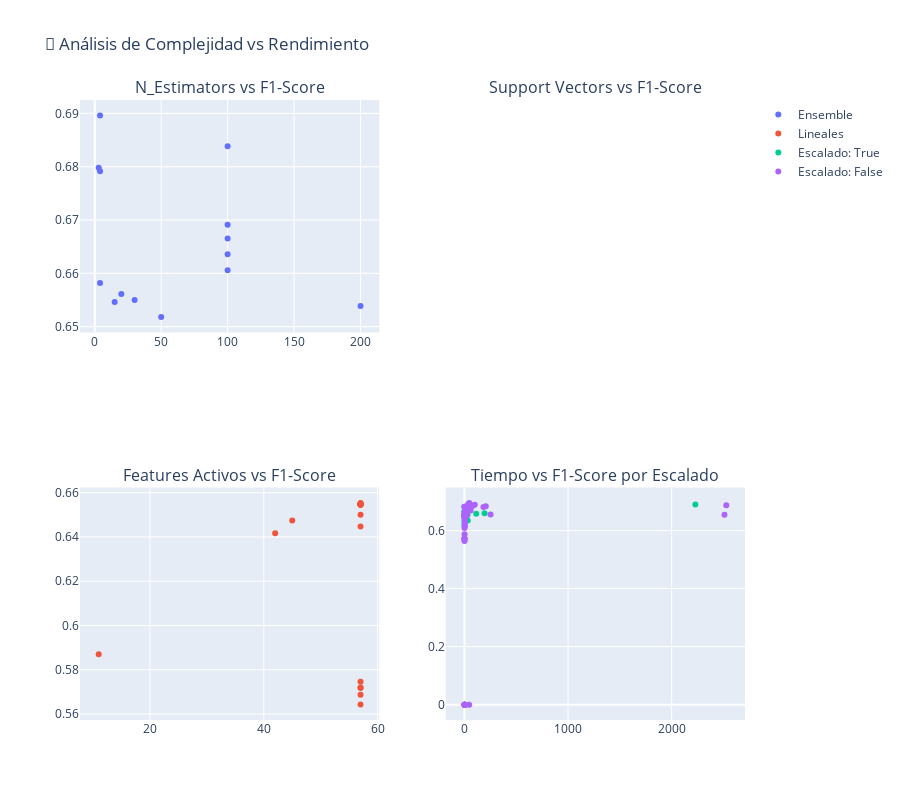

Notebook code for this chart:
### Markdown cell above
## Análisis de Características de Modelos

Analizo qué características técnicas influyen en el rendimiento.

### Code cell
# Análisis de escalado
print("\nANÁLISIS DE CARACTERÍSTICAS TÉCNICAS")
print("="*60)

# Impacto del escalado
escalado_stats = df_completo.groupby('Usar_Escalado')['F1_Score'].agg(['count', 'mean', 'std']).round(4)
print("\n- Impacto del Escalado de Datos:")
print(escalado_stats)

# Modelos con diferentes números de estimators
modelos_ensemble = df_completo[df_completo['N_Estimators'] > 0]
if len(modelos_ensemble) > 0:
    print(f"\n- Modelos Ensemble (con estimators): {len(modelos_ensemble)}")
    print(f"   Estimators promedio: {modelos_ensemble['N_Estimators'].mean():.1f}")
    print(f"   F1 promedio: {modelos_ensemble['F1_Score'].mean():.4f}")
    
    # Correlación entre n_estimators y rendimiento
    corr_estimators = modelos_ensemble['N_Estimators'].corr(modelos_ensemble['F1_Score'])
    print(f"   Correlación estimators-F1: {corr_estimators:.3f}")

# Análisis de complejidad vs rendimiento
fig_complexity = make_subplots(
    rows=2, cols=2,
    subplot_titles=[
        'N_Estimators vs F1-Score',
        'Support Vectors vs F1-Score', 
        'Features Activos vs F1-Score',
        'Tiempo vs F1-Score por Escalado'
    ]
)

# N_Estimators vs F1
ensemble_data = df_completo[df_completo['N_Estimators'] > 0]
if len(ensemble_data) > 0:
    fig_complexity.add_trace(
        go.Scatter(
            x=ensemble_data['N_Estimators'],
            y=ensemble_data['F1_Score'],
            mode='markers',
            text=ensemble_data['Nombre'],
            name='Ensemble'
        ),
        row=1, col=1
    )

# Support Vectors vs F1
svm_data = df_completo[df_completo['Support_Vectors'] > 0]
if len(svm_data) > 0:
    fig_complexity.add_trace(
        go.Scatter(
            x=svm_data['Support_Vectors'],
            y=svm_data['F1_Score'],
            mode='markers',
            text=svm_data['Nombre'],
            name='SVM'
        ),
        row=1, col=2
    )

# Features Activos vs F1
linear_data = df_completo[df_completo['Features_Activos'] > 0]
if len(linear_data) > 0:
    fig_complexity.add_trace(
        go.Scatter(
            x=linear_data['Features_Activos'],
            y=linear_data['F1_Score'],
            mode='markers',
            text=linear_data['Nombre'],
            name='Lineales'
        ),
        row=2, col=1
    )

# Tiempo por escalado
for escalado in [True, False]:
    subset = df_completo[df_completo['Usar_Escalado'] == escalado]
    fig_complexity.add_trace(
        go.Scatter(
            x=subset['Tiempo_Entrenamiento'],
            y=subset['F1_Score'],
            mode='markers',
            name=f'Escalado: {escalado}',
            text=subset['Nombre']
        ),
        row=2, col=2
    )

fig_complexity.update_layout(
    height=800,
    title_text='🔬 Análisis de Complejidad vs Rendimiento',
    showlegend=True
)

fig_complexity.show()

### Figure 1 — Plotly figure (JSON) as saved in the notebook; plotly's stock layout.template omitted (floating-point values rounded to 4 significant figures)
{"data": [{"mode": "markers", "name": "Ensemble", "text": ["Voting Hard (RF+DT+LR+NB)", "Voting Soft (RF+DT+LR+NB)", "Voting Trees (RF+XGB+LGB+ET)", "Voting Linear (LR+SGD+NB)", "Bagging Decision Trees (50)", "Bagging Logistic Regression (30)", "Bagging KNN (20)", "Bagging LinearSVM (15)", "ExtraTrees Basic (100, depth=10)", "ExtraTrees More (200, depth=8)", "ExtraTrees Bootstrap (100, OOB)", "AdaBoost (100, depth=3)", "Gradient Boosting (100, depth=4)", "Random Forest (100, depth=10)"], "type": "scatter", "x": [4, 4, 4, 3, 50, 30, 20, 15, 100, 200, 100, 100, 100, 100], "xaxis": "x", "y": [0.6582, 0.6896, 0.6791, 0.6798, 0.6518, 0.655, 0.6561, 0.6546, 0.6606, 0.6539, 0.6636, 0.6691, 0.6838, 0.6665], "yaxis": "y"}, {"mode": "markers", "name": "Lineales", "text": ["Logistic Regression Basic (C=1.0)", "Logistic Regression Low Reg (C=10.0)", "Logistic Regression High Reg (C=0.1)", "Logistic Regression L1 (C=1.0)", "Logistic Regression ElasticNet (l1_ratio=0.5)", "Logistic Regression LBFGS", "Ridge Classifier Basic (alpha=1.0)", "Ridge Classifier Low Reg (alpha=0.1)", "Ridge Classifier High Reg (alpha=10.0)", "Ridge Classifier CV (mejor alpha)", "SGD Classifier Log Loss", "SGD Classifier Hinge Loss", "SGD Classifier L1 Penalty", "SGD Classifier ElasticNet", "SGD Classifier Adaptive LR", "Passive Aggressive Basic (C=1.0)", "Passive Aggressive High Reg (C=0.1)", "Passive Aggressive Squared Hinge", "Perceptron Basic", "Perceptron L2 Penalty", "Perceptron L1 Penalty"], "type": "scatter", "x": [57, 57, 57, 57, 57, 57, 57, 57, 57, 57, 57, 57, 42, 45, 57, 57, 57, 57, 57, 57, 11], "xaxis": "x3", "y": [0.6548, 0.6548, 0.655, 0.6546, 0.6552, 0.6548, 0.6547, 0.6547, 0.6545, 0.6554, 0.65, 0.6447, 0.6416, 0.6475, 0.6549, 0.5717, 0.5745, 0.572, 0.5642, 0.5686, 0.587], "yaxis": "y3"}, {"mode": "markers", "name": "Escalado: True", "text": ["Voting Hard (RF+DT+LR+NB)", "Voting Soft (RF+DT+LR+NB)", "Voting Linear (LR+SGD+NB)", "Bagging Logistic Regression (30)", "Bagging KNN (20)", "Bagging LinearSVM (15)", "KNN k=5 Uniform", "KNN k=3 Distance Weight", "KNN k=10 Uniform", "KNN k=5 Manhattan Distance", "KNN k=7 Distance KDTree", "KNN k=15 Distance", "Naive Bayes Multinomial", "Naive Bayes Complement", "Linear Discriminant Analysis", "LDA with Shrinkage", "Quadratic Discriminant Analysis", "Gaussian Process RBF"], "type": "scatter", "x": [113.4, 2229.0, 3.089, 22.54, 4.841, 29.97, 0.08581, 0.09218, 0.1678, 0.1045, 194.0, 0.06415, 0.0287, 0.02093, 0.8807, 0.4254, 1.073, 31.84], "xaxis": "x4", "y": [0.6582, 0.6896, 0.6798, 0.655, 0.6561, 0.6546, 0.6537, 0.6481, 0.634, 0.6661, 0.6595, 0.6665, 0.6494, 0.624, 0.6547, 0.6536, 0.6822, 0.6346], "yaxis": "y4"}, {"mode": "markers", "name": "Escalado: False", "text": ["XGBoost Conservative", "XGBoost Aggressive", "XGBoost Regularized", "LightGBM Fast", "LightGBM Balanced", "CatBoost Simple", "CatBoost Optimized", "AdaBoost Classic", "AdaBoost Conservative", "Gradient Boosting Classic", "Hist Gradient Boosting", "NN Tiny (50)", "NN Small (100)", "NN Small Tanh (100)", "NN Two Classic (100,50)", "NN Two Symmetric (80,80)", "NN Bottleneck (120,30)", "NN Deep Decreasing (150,100,50)", "NN Deep Uniform (100,100,100)", "NN Diamond (80,120,80)", "NN SGD Momentum (100,50)", "NN High Regularization (100,50)", "NN Low Regularization (100,50)", "Logistic Regression Basic (C=1.0)", "Logistic Regression Low Reg (C=10.0)", "Logistic Regression High Reg (C=0.1)", "Logistic Regression L1 (C=1.0)", "Logistic Regression ElasticNet (l1_ratio=0.5)", "Logistic Regression LBFGS", "Ridge Classifier Basic (alpha=1.0)", "Ridge Classifier Low Reg (alpha=0.1)", "Ridge Classifier High Reg (alpha=10.0)", "Ridge Classifier CV (mejor alpha)", "SGD Classifier Log Loss", "SGD Classifier Hinge Loss", "SGD Classifier L1 Penalty", "SGD Classifier ElasticNet", "SGD Classifier Adaptive LR", "Passive Aggressive Basic (C=1.0)", "Passive Aggressive High Reg (C=0.1)", "Passive Aggressive Squared Hinge", "Perceptron Basic", "Perceptron L2 Penalty", "Perceptron L1 Penalty", "Voting Trees (RF+XGB+LGB+ET)", "Bagging Decision Trees (50)", "ExtraTrees Basic (100, depth=10)", "ExtraTrees More (200, depth=8)", "ExtraTrees Bootstrap (100, OOB)", "AdaBoost (100, depth=3)", "Gradient Boosting (100, depth=4)", "Random Forest (100, depth=10)", "Naive Bayes Gaussian", "Naive Bayes Gaussian Low Smooth", "Naive Bayes Bernoulli", "Decision Tree Basic (depth=10)", "Decision Tree Deep (depth=20)", "Decision Tree Entropy (depth=12)", "Decision Tree Balanced (depth=15)", "Extra Tree Single (depth=12)"], "type": "scatter", "x": [0.9268, 1.584, 1.807, 0.9543, 1.391, 2.926, 4.372, 0.0, 0.0, 45.32, 6.286, 99.54, 2528.0, 58.32, 46.93, 45.57, 205.8, 79.41, 64.49, 77.37, 182.9, 36.8, 37.78, 17.17, 19.13, 13.17, 2510.0, 251.9, 2.041, 0.1014, 0.1475, 0.2146, 1.966, 1.571, 1.65, 1.447, 1.933, 1.585, 0.4257, 0.4353, 0.5041, 0.2759, 0.3174, 0.9163, 19.94, 22.47, 2.188, 3.126, 3.584, 59.81, 61.85, 5.257, 0.1635, 0.1665, 0.1294, 2.757, 4.724, 3.812, 4.145, 0.1675], "xaxis": "x4", "y": [0.0, 0.0, 0.0, 0.0, 0.0, 0.0, 0.0, 0.0, 0.0, 0.0, 0.0, 0.6894, 0.6873, 0.6813, 0.6956, 0.6902, 0.6839, 0.6858, 0.6849, 0.6869, 0.6816, 0.6918, 0.6807, 0.6548, 0.6548, 0.655, 0.6546, 0.6552, 0.6548, 0.6547, 0.6547, 0.6545, 0.6554, 0.65, 0.6447, 0.6416, 0.6475, 0.6549, 0.5717, 0.5745, 0.572, 0.5642, 0.5686, 0.587, 0.6791, 0.6518, 0.6606, 0.6539, 0.6636, 0.6691, 0.6838, 0.6665, 0.6821, 0.6823, 0.6167, 0.637, 0.6162, 0.6309, 0.629, 0.6093], "yaxis": "y4"}], "layout": {"annotations": [{"font": {"size": 16}, "showarrow": false, "text": "N_Estimators vs F1-Score", "x": 0.225, "xanchor": "center", "xref": "paper", "y": 1, "yanchor": "bottom", "yref": "paper"}, {"font": {"size": 16}, "showarrow": false, "text": "Support Vectors vs F1-Score", "x": 0.775, "xanchor": "center", "xref": "paper", "y": 1, "yanchor": "bottom", "yref": "paper"}, {"font": {"size": 16}, "showarrow": false, "text": "Features Activos vs F1-Score", "x": 0.225, "xanchor": "center", "xref": "paper", "y": 0.375, "yanchor": "bottom", "yref": "paper"}, {"font": {"size": 16}, "showarrow": false, "text": "Tiempo vs F1-Score por Escalado", "x": 0.775, "xanchor": "center", "xref": "paper", "y": 0.375, "yanchor": "bottom", "yref": "paper"}], "height": 800, "showlegend": true, "title": {"text": "🔬 Análisis de Complejidad vs Rendimiento"}, "xaxis": {"anchor": "y", "domain": [0, 0.45]}, "xaxis2": {"anchor": "y2", "domain": [0.55, 1]}, "xaxis3": {"anchor": "y3", "domain": [0, 0.45]}, "xaxis4": {"anchor": "y4", "domain": [0.55, 1]}, "yaxis": {"anchor": "x", "domain": [0.625, 1]}, "yaxis2": {"anchor": "x2", "domain": [0.625, 1]}, "yaxis3": {"anchor": "x3", "domain": [0, 0.375]}, "yaxis4": {"anchor": "x4", "domain": [0, 0.375]}}}
